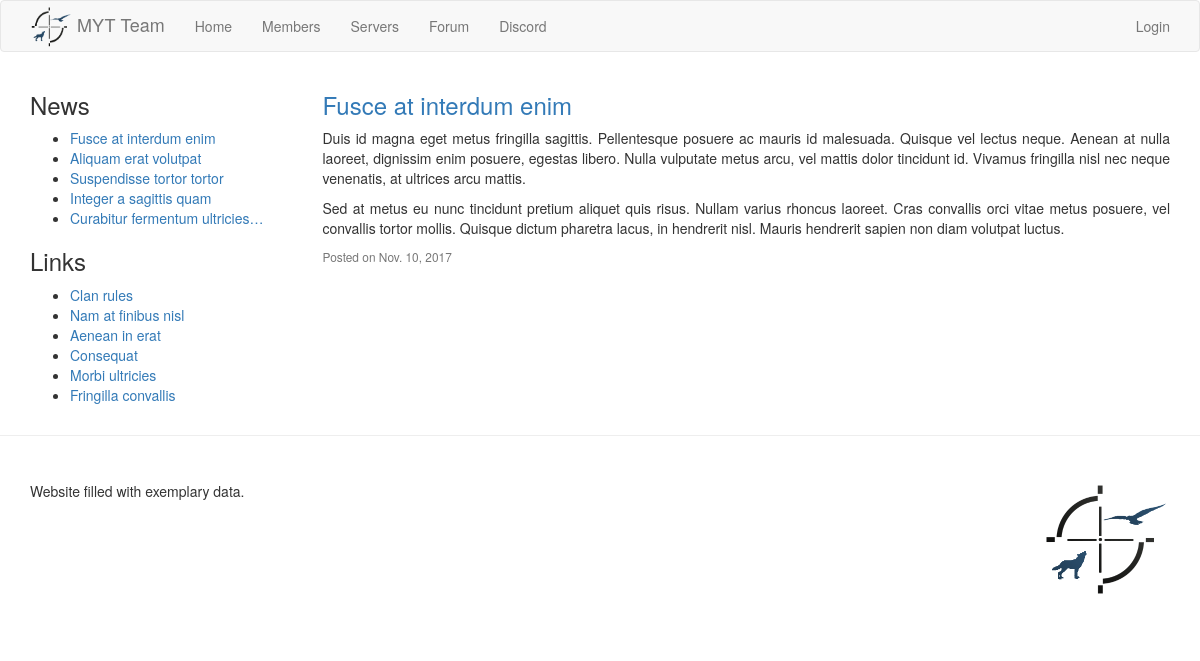
Screenshot of /news/3 with the database file from the repository.
### homepage/models.py (models this page shows, shortened)
class News(models.Model):
	title = models.CharField(max_length=150)
	body = models.TextField()
	date_written = models.DateTimeField(auto_now_add=True)
	date_modified = models.DateTimeField(auto_now=True)
	is_sticky = models.BooleanField("pin at the top", default=False)
	is_draft = models.BooleanField("save as draft", default=False)
	objects = NewsManager()
	class Meta:
		verbose_name_plural = "news"

class Setting(models.Model):
	key = models.CharField(primary_key=True, max_length=50)
	verbose_key = models.CharField("setting", max_length=50, blank=True, null=True)
	hints = models.TextField(blank=True, null=True)
	value = models.TextField(blank=True)
	@staticmethod
	def fetch_setting(key, default=""):
		try:
			setting = Setting.objects.get(key=key)
		except Setting.DoesNotExist:
			return default
		if setting.value:
			return setting.value
		else:
			return default

### homepage/views.py (the view)
# urls.py: url(r'^news/(?P<pk>\d+)$', views.news, name="news"),
def news(request, pk):
	try:
		news = News.objects.get(pk=pk)
	except News.DoesNotExist:
		raise Http404
	if not request.user.is_authenticated and news.is_draft:
		raise Http404
	return render(request, 'homepage/news.html', merge_dicts(get_common_context(), {
		'news': news,
	}))

### homepage/models.py (called while the page is built)
	def get_queryset(self, *args, **kwargs):
		return super(PlayerManager, self).get_queryset().order_by("user__username")

	def members(self):
		return self.get_queryset().filter(is_member=True)

	def new_members(self, period=30):
		return self.members().filter(date_joined__gte=timezone.now()-datetime.timedelta(days=period))

	def get_queryset(self, *args, **kwargs):
		return super(NewsManager, self).get_queryset().order_by("-is_sticky", "-date_written")

	def public(self):
		return self.get_queryset().filter(is_draft=False)

	def latest(self, count=5):
		return self.public()[:count]

### homepage/views.py (called while the page is built)
def get_common_context():
	return {
		'latest_news': News.objects.latest(),
		'new_members': Player.objects.new_members(),
		'links': Setting.fetch_setting('links', '[links]'),
		'footer': Setting.fetch_setting('footer', '[footer]'),
	}

### myt_homepage/utils.py (called while the page is built)
def merge_dicts(*dict_args):
    result = {}
    for dictionary in dict_args:
        result.update(dictionary)
    return result

### homepage/templates/homepage/news.html (shortened to what this page needs)
{% extends "homepage/base.html" %}
{% load static %}
{% block content %}
	<div class="row">
		<div class="col-md-3">
			{% include 'homepage/includes/sidebar.html' %}
		</div>
		<div class="col-md-9">
			<article>
				<header>
					<h3>
						<a href="{% url 'homepage:news' news.pk %}">{{news.title}}</a>
					</h3>
				</header>
				{{news.body|safe}}
				<footer>
					<p class="text-muted small">
						Posted on {{news.date_written|date}}
					</p>
				</footer>
			</article>
		</div>
	</div>
{% endblock %}

### homepage/templates/homepage/base.html (shortened to what this page needs)
{% load static %}
<!DOCTYPE html>
<html lang="en">
	<head>
		<link rel="stylesheet" href="{% static 'css/bootstrap.min.css' %}" type="text/css"/>
		<link rel="stylesheet" href="{% static 'css/main_theme.css' %}" type="text/css"/>
	</head>
	<body>
		<header>
			<nav class="navbar navbar-default">
				<div class="container">
					<div class="navbar-header">
						<a class="navbar-brand" href="{% url 'homepage:index' %}">
							<img src="{% static 'img/logo.png' %}" alt="MYT">
							MYT Team
						</a>
					</div>
					<ul class="nav navbar-nav">
						<li class="{% if request.path == '/' %}active{% endif %}"><a href="{% url 'homepage:index' %}">Home</a></li>
						<li class="{% if '/members' in request.path %}active{% endif %}"><a href="{% url 'homepage:members' %}">Members</a></li>
						<li class="{% if '/servers' in request.path %}active{% endif %}"><a href="{% url 'homepage:servers' %}">Servers</a></li>
						<li><a href="{% url 'homepage:forum' %}" target="_blank">Forum</a></li>
						<li><a href="{% url 'homepage:discord' %}" target="_blank">Discord</a></li>
					</ul>
					<ul class="nav navbar-nav navbar-right">
						<li><a href="{% url 'admin:index' %}" target="_blank">{% if user.is_authenticated %}Admin panel{% else %}Login{% endif %}</a></li>
					</ul>
				</div>
			</nav>
		</header>
		<div class="container">
			{% block content %}{% endblock %}
		</div>
		<hr>
		<footer>
			<div class="container">
				<div class="row" style="margin-top: 25px; margin-bottom: 35px;">
					<div class="col-md-8">
						{{footer|safe}}
					</div>
					<div class="col-md-4" style="text-align: right;">
						<a href="{% url 'homepage:index' %}"><img src="{% static 'img/logo.png' %}" alt="MYT" class="footer-logo"></a>
					</div>
				</div>
			</div>
		</footer>
	</body>
</html>

### homepage/templates/homepage/includes/sidebar.html (shortened to what this page needs)
{% if latest_news %}
<section>
	<h3>News</h3>
	<ul>
	{% for l_news in latest_news %}
		<li><a href="{% url 'homepage:news' l_news.pk %}">{{ l_news.title|truncatechars:30 }}</a></li>
	{% endfor %}
	</ul>
</section>
{% endif %}
{% if links %}
<section>
	<h3>Links</h3>
	{{ links|safe }}
</section>
{% endif %}

### homepage/static/css/main_theme.css (style rules this page uses)
p { text-align: justify; }
.navbar-brand { padding-top: 5px; padding-bottom: 5px; }
.navbar-brand > img { display: inline-block; width: 42px; height: 42px; }
.footer-logo { width: 129px; height: 118px; opacity: 1.0; }

### rows the page displays
News: title "Fusce at interdum enim", body "Duis id magna eget metus fringilla sagittis. Pellentesque posuere ac mauris id malesuada. Quisque vel lectus neque. Aenean at nulla laoreet, dignissim enim posuere, egestas libero. Nulla vulputate metus arcu, vel mattis dolor tincidunt id. Vivamus fringilla nisl nec neque venenatis, at ultrices arcu mattis. Sed at metus eu nunc tincidunt pretium aliquet quis risus. Nullam varius rhoncus laoreet. Cras convallis orci vitae metus posuere, vel convallis tortor mollis. Quisque dictum pharetra lacus, in hendrerit nisl. Mauris hendrerit sapien non diam volutpat luctus.", date_written "Nov. 10, 2017"
News: title "Aliquam erat volutpat"
News: title "Suspendisse tortor tortor"
News: title "Integer a sagittis quam"
News: title "Curabitur fermentum ultricies…"
Setting: value "Clan rules Nam at finibus nisl Aenean in erat Consequat Morbi ultricies Fringilla convallis"
Setting: value "Website filled with exemplary data."
